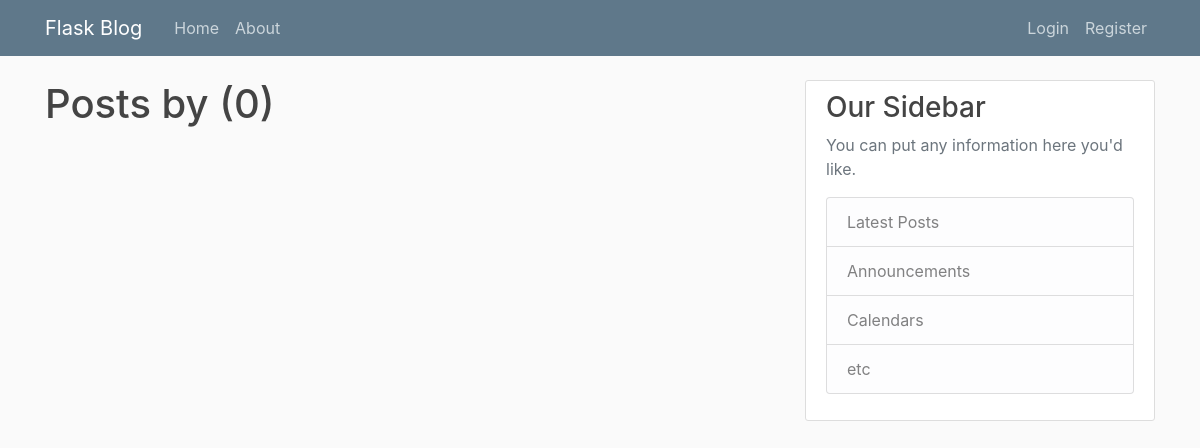
The app's page /user/khachik, older data.
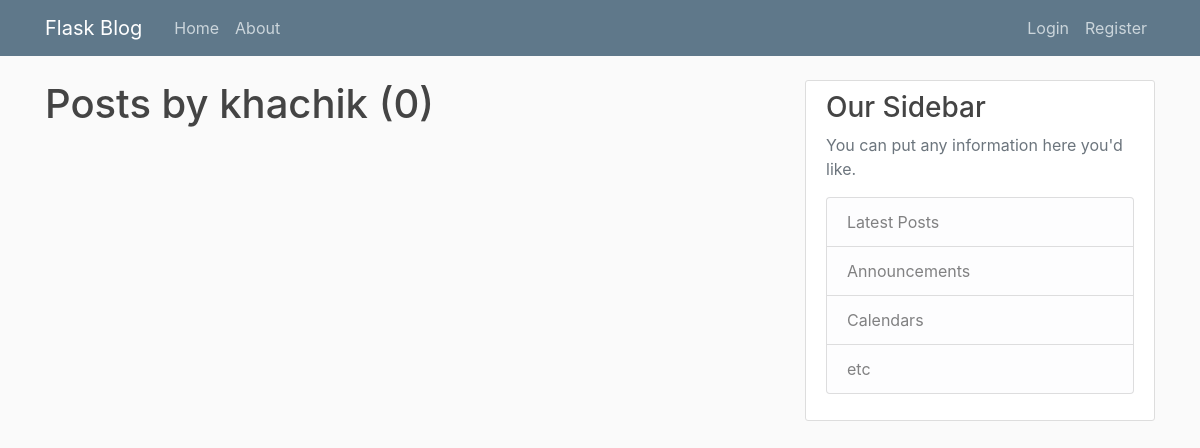
The same page, newer data.
### blogapp/models.py (models this page shows, shortened)
class User(db.Model, UserMixin):
    id = db.Column(db.Integer, primary_key=True)
    username = db.Column(db.String(20), unique=True, nullable=False)
    email = db.Column(db.String(120), unique=True, nullable=False)
    image_file = db.Column(db.String(20), nullable=False, default='default.jpg')
    password = db.Column(db.String(60), nullable=False)
    posts = db.relationship('Post', backref='author', lazy=True)

### blogapp/users/routes.py (the view)
@users.route("/user/<string:username>")
def user_posts(username):
    user = User.query.filter_by(username=username).first()
    page = request.args.get("page", 1, type=int)
    posts = Post.query.filter_by(author=user).order_by(Post.date_posted.desc()).paginate(per_page=5, page=page)
    return render_template("user_posts.html", title="User posts", posts=posts, user=user)

### blogapp/templates/user_posts.html (shortened to what this page needs)
{% extends '__layout.html' %}
{% block content %}
    <h1 class="mb-3">Posts by {{user.username}} ({{posts.total}})</h1>
{% endblock content %}

### blogapp/templates/__layout.html (shortened to what this page needs)
<!DOCTYPE html>
<html lang="en">
<head>
    <link rel="stylesheet" href="{{ url_for('static', filename='css/bootstrap.min.css') }}">
    <link rel="stylesheet" href="{{ url_for('static', filename='css/main.css') }}">
</head>
<body>
    {% include '__navbar.html' %}
    <main role="main" class="container">
        <div class="row">
          <div class="col-md-8">
            {% block content %}{% endblock %}
          </div>
          <div class="col-md-4">
            <div class="content-section">
              <h3>Our Sidebar</h3>
              <p class='text-muted'>You can put any information here you'd like.
                <ul class="list-group">
                  <li class="list-group-item list-group-item-light">Latest Posts</li>
                  <li class="list-group-item list-group-item-light">Announcements</li>
                  <li class="list-group-item list-group-item-light">Calendars</li>
                  <li class="list-group-item list-group-item-light">etc</li>
                </ul>
              </p>
            </div>
          </div>
        </div>
    </main>
</body>
</html>

### blogapp/templates/__navbar.html (shortened to what this page needs)
<header class="site-header">
    <nav class="navbar navbar-expand-md navbar-dark bg-steel fixed-top">
      <div class="container">
        <a class="navbar-brand mr-4" href="{{ url_for('main.home') }}">Flask Blog</a>
        <div class="collapse navbar-collapse" id="navbarToggle">
          <div class="navbar-nav mr-auto">
            <a class="nav-item nav-link" href="{{ url_for('main.home') }}">Home</a>
            <a class="nav-item nav-link" href="{{ url_for('main.about') }}">About</a>
          </div>
          <div class="navbar-nav">
            {% if current_user.is_authenticated %}
                <a class="nav-item nav-link" href="{{ url_for('posts.new_post') }}">Create post</a>
                <a class="nav-item nav-link" href="{{ url_for('users.account') }}">Account</a>
                <a class="nav-item nav-link" href="{{ url_for('users.logout') }}">Logout</a>
            {% else %}
                <a class="nav-item nav-link" href="{{ url_for('users.login') }}">Login</a>
                <a class="nav-item nav-link" href="{{ url_for('users.register') }}">Register</a>
            {% endif %}
          </div>
        </div>
      </div>
    </nav>
  </header>

### blogapp/static/css/main.css (style rules this page uses)
body { background: #fafafa; color: #333333; margin-top: 5rem; }
h1, h2, h3, h4, h5, h6 { color: #444444; }
.bg-steel { background-color: #5f788a; }
.site-header .navbar-nav .nav-link { color: #cbd5db; }
.content-section { background: #ffffff; padding: 10px 20px; border: 1px solid #dddddd; border-radius: 3px; margin-bottom: 20px; }

Row changes from the older to the newer data that the page shows:
added User: username "khachik"
